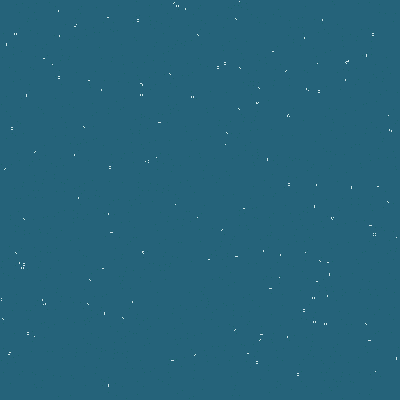
Frame 1 (no input)
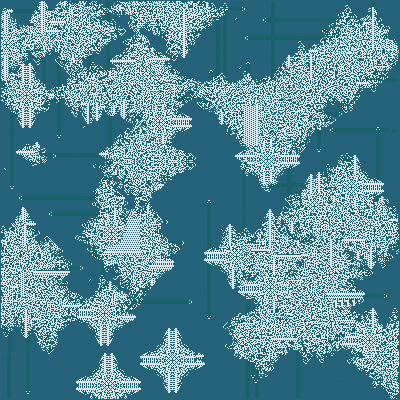
Frame 60 (the mouse pressed at the canvas centre just before this capture)
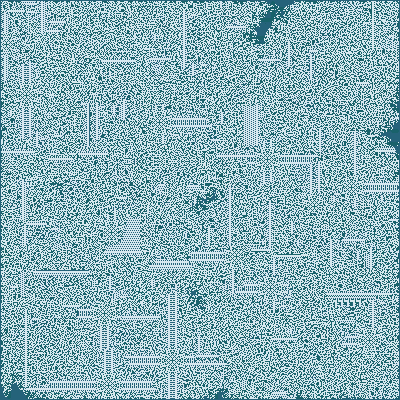
Frame 120 (the mouse held since frame 60 and released just before this capture)

The Processing sketch that drew these frames (run headless with seeded random() and noise(); from frame 60 on, the mouse is pressed at the canvas centre):

// Processing sketch: processing_6775
// ── processing_6775.pde

int[][] grid, future;
void setup() {
  size(400, 400);
  frameRate(10);
  grid = new int[width][height];
  future = new int[width][height];
  float density = 0.009 * width * height;
  for(int i = 0; i < density; i++) {
    int tempX = int(random(width));
    int tempY = int(random(height));
    grid[tempX][tempY] = 1; 
  }
  background(37,99,122);
}

void draw() {
 for(int x = 1; x < width-1; x++) {
  for(int y = 1; y < height-1; y++) {
   //Check the number of neighbors (adjacent cells) 
   int nb = neighbors(x, y);
   if((grid[x][y] == 1) && (nb < 2)) {
     //print(0);
    future[x][y] = 0; //Isolation death
    set(x, y, color(25,98,107));
   } else
   if((grid[x][y] == 1) && (nb < 3)) {
    // print(1);
     future[x][y]=0;//Overpopulation death
     set(x, y, color(25,98,107));
   } else
   if((grid[x][y] == 0) && (nb == 2)) {
     //print(2);
     future[x][y]=1;//Birth
     set(x, y, color(215,232,239));
   } else {
    future[x][y] = grid[x][y]; 
   }
  }
 } 
 //println("zip");
 int[][]temp = grid;
 grid = future;
 future = temp;
}

int neighbors(int x, int y) {
  return grid[x][y-1] +   //North
         grid[x+1][y-1] + //NorthEast
         grid[x+1][y] +   //East
         grid[x+1][y+1] + //SouthEast
         grid[x][y+1] +   //South
         grid[x-1][y+1] + //Southwest
         grid[x-1][y] +   //West
         grid[x-1][y-1];  //NorthWest
}
